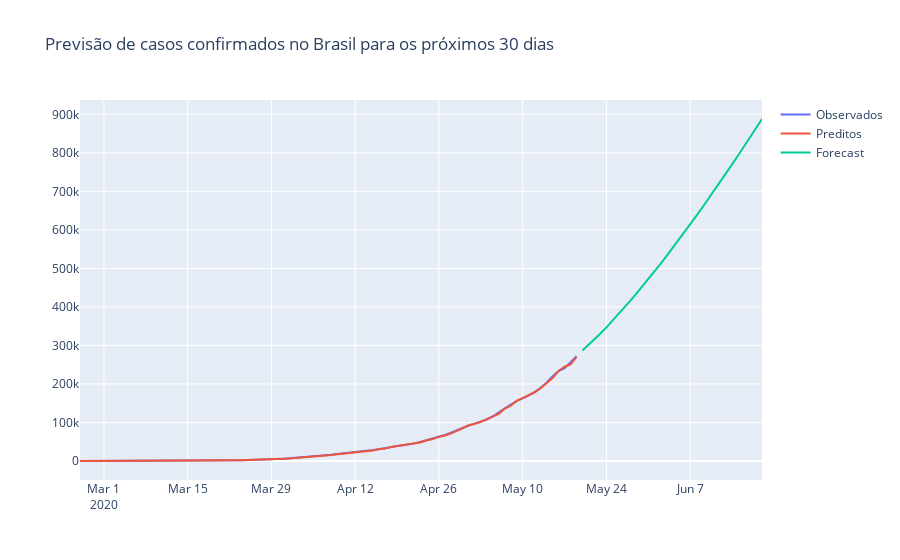

The code cell stored with this chart in its notebook:
### Code cell
# Observados (Datos históricos)
fig = go.Figure(go.Scatter(
    x = confirmados.index, y = confirmados, name = 'Observados'  
))

# Preditos (Datos históricos para Predizer período histórico)
fig.add_trace(go.Scatter(
    x = confirmados.index, y = modelo.predict_in_sample(), name = 'Preditos'  
))

# Forecast (Predição de datas Futuras)
fig.add_trace(go.Scatter(
    x = pd.date_range('2020-05-20', '2020-06-20'), y = modelo.predict(31), name = 'Forecast'  
))

fig.update_layout(title = 'Previsão de casos confirmados no Brasil para os próximos 30 dias')
fig.show()
